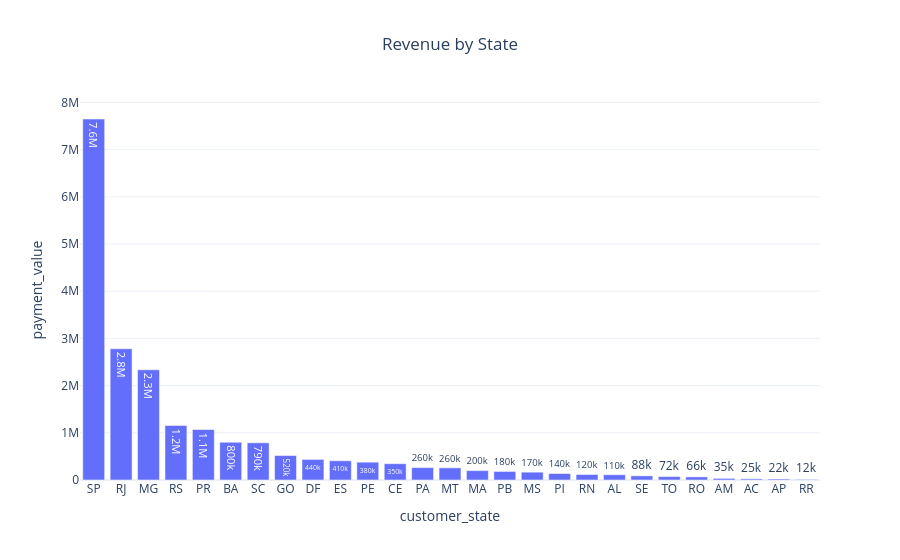

Notebook source saved alongside this figure:
### Code cell
fig=px.bar(

state,

x="customer_state",

y="payment_value",

text_auto=".2s",

title="Revenue by State"

)

fig.update_layout(

template="plotly_white",

title_x=0.5

)

fig.show()

### Figure 1 — Plotly figure (JSON) as saved in the notebook; plotly's stock layout.template omitted (floating-point values rounded to 4 significant figures)
{"data": [{"hovertemplate": "customer_state=%{x}<br>payment_value=%{y}<extra></extra>", "legendgroup": "", "marker": {"color": "#636efa", "pattern": {"shape": ""}}, "name": "", "orientation": "v", "showlegend": false, "textposition": "auto", "texttemplate": "%{y:.2s}", "type": "bar", "x": ["SP", "RJ", "MG", "RS", "PR", "BA", "SC", "GO", "DF", "ES", "PE", "CE", "PA", "MT", "MA", "PB", "MS", "PI", "RN", "AL", "SE", "TO", "RO", "AM", "AC", "AP", "RR"], "xaxis": "x", "y": [7650000.0, 2781000.0, 2335000.0, 1155000.0, 1070000.0, 800100.0, 788500.0, 518200.0, 436200.0, 407500.0, 377800.0, 345500.0, 262600.0, 257200.0, 199000.0, 181100.0, 166100.0, 136900.0, 116400.0, 111600.0, 88440.0, 72280.0, 65890.0, 34840.0, 24980.0, 21640.0, 12460.0], "yaxis": "y"}], "layout": {"barmode": "relative", "legend": {"tracegroupgap": 0}, "title": {"text": "Revenue by State", "x": 0.5}, "xaxis": {"anchor": "y", "domain": [0, 1], "title": {"text": "customer_state"}}, "yaxis": {"anchor": "x", "domain": [0, 1], "title": {"text": "payment_value"}}}}
